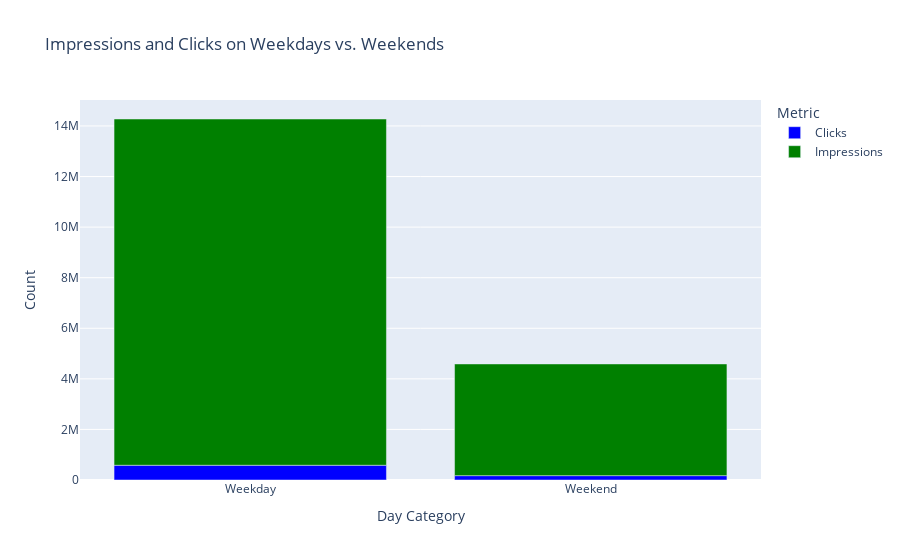

Write notebook code for a chart like this one.
### Code cell
# Group the data by 'DayCategory' and calculate the sum of Clicks and Impressions for each category
grouped_data = data.groupby('DayCategory')[['Clicks', 'Impressions']].sum().reset_index()

# Create a grouped bar chart to visualize Clicks and Impressions on weekdays vs. weekends
fig = px.bar(grouped_data, x='DayCategory', y=['Clicks', 'Impressions'],
             title='Impressions and Clicks on Weekdays vs. Weekends',
             labels={'value': 'Count', 'variable': 'Metric'},
             color_discrete_sequence=['blue', 'green'])

# Customize the layout
fig.update_layout(yaxis_title='Count')
fig.update_xaxes(title_text='Day Category')

# Show the plot
fig.show()

### Figure 1 — Plotly figure (JSON) as saved in the notebook; plotly's stock layout.template omitted (floating-point values rounded to 4 significant figures)
{"data": [{"alignmentgroup": "True", "hovertemplate": "Metric=Clicks<br>DayCategory=%{x}<br>Count=%{y}<extra></extra>", "legendgroup": "Clicks", "marker": {"color": "blue", "pattern": {"shape": ""}}, "name": "Clicks", "offsetgroup": "Clicks", "orientation": "v", "showlegend": true, "textposition": "auto", "type": "bar", "x": ["Weekday", "Weekend"], "xaxis": "x", "y": [583303, 172383], "yaxis": "y"}, {"alignmentgroup": "True", "hovertemplate": "Metric=Impressions<br>DayCategory=%{x}<br>Count=%{y}<extra></extra>", "legendgroup": "Impressions", "marker": {"color": "green", "pattern": {"shape": ""}}, "name": "Impressions", "offsetgroup": "Impressions", "orientation": "v", "showlegend": true, "textposition": "auto", "type": "bar", "x": ["Weekday", "Weekend"], "xaxis": "x", "y": [13692003, 4416639], "yaxis": "y"}], "layout": {"barmode": "relative", "legend": {"title": {"text": "Metric"}, "tracegroupgap": 0}, "title": {"text": "Impressions and Clicks on Weekdays vs. Weekends"}, "xaxis": {"anchor": "y", "domain": [0, 1], "title": {"text": "Day Category"}}, "yaxis": {"anchor": "x", "domain": [0, 1], "title": {"text": "Count"}}}}
